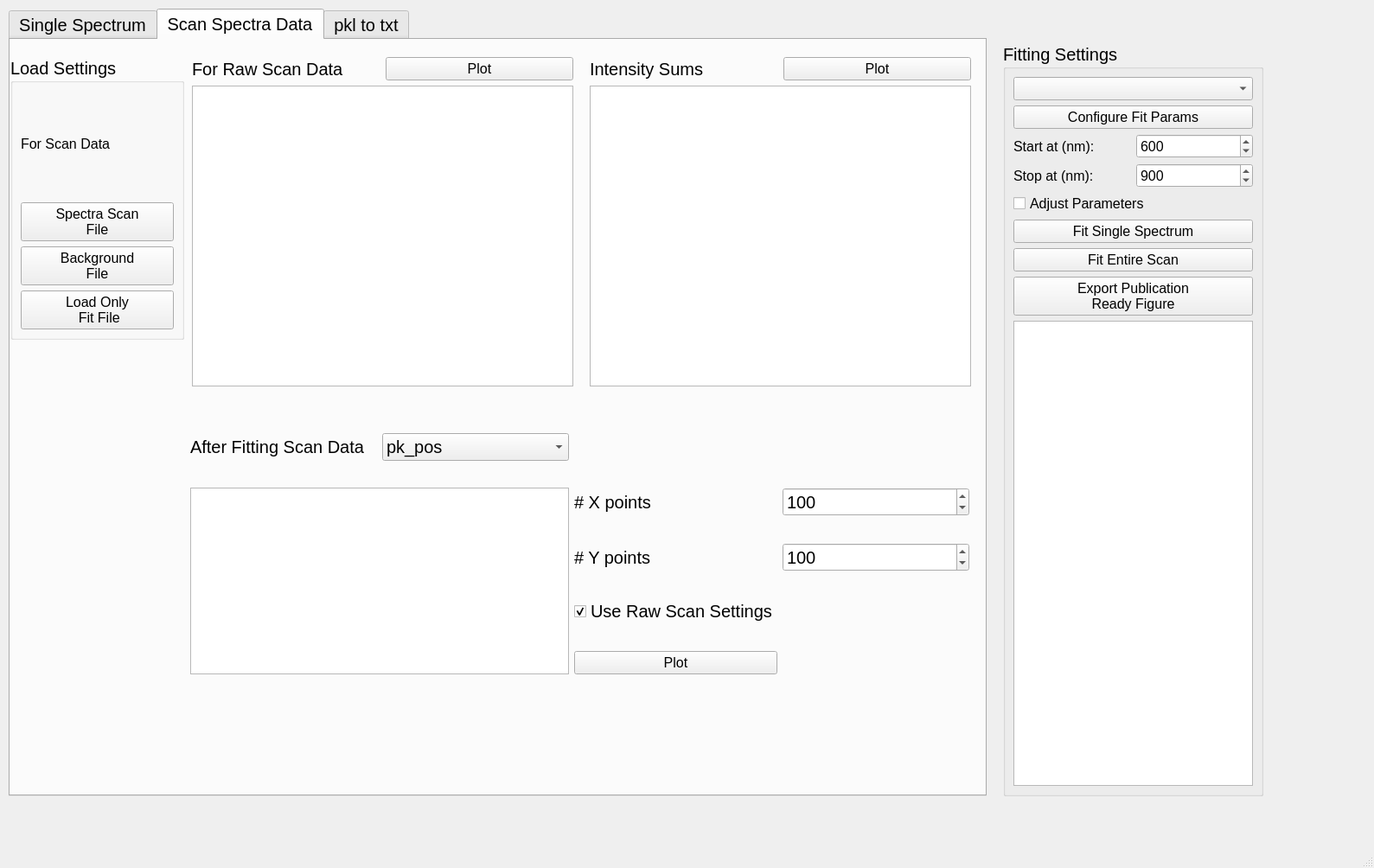
<?xml version="1.0" encoding="UTF-8"?>
<ui version="4.0">
 <class>MainWindow</class>
 <widget class="QMainWindow" name="MainWindow">
  <property name="geometry">
   <rect>
    <x>0</x>
    <y>0</y>
    <width>1589</width>
    <height>1004</height>
   </rect>
  </property>
  <property name="windowTitle">
   <string>MainWindow</string>
  </property>
  <widget class="QWidget" name="centralwidget">
   <widget class="QTabWidget" name="tabWidget">
    <property name="geometry">
     <rect>
      <x>10</x>
      <y>10</y>
      <width>1131</width>
      <height>911</height>
     </rect>
    </property>
    <property name="font">
     <font>
      <pointsize>15</pointsize>
     </font>
    </property>
    <property name="currentIndex">
     <number>1</number>
    </property>
    <property name="documentMode">
     <bool>false</bool>
    </property>
    <widget class="QWidget" name="Single_Spectrum">
     <attribute name="title">
      <string>Single Spectrum</string>
     </attribute>
     <widget class="QGroupBox" name="groupBox">
      <property name="geometry">
       <rect>
        <x>20</x>
        <y>20</y>
        <width>204</width>
        <height>431</height>
       </rect>
      </property>
      <property name="font">
       <font>
        <pointsize>15</pointsize>
       </font>
      </property>
      <property name="title">
       <string>Load Settings</string>
      </property>
      <layout class="QGridLayout" name="gridLayout">
       <item row="0" column="0">
        <widget class="QLabel" name="label_2">
         <property name="font">
          <font>
           <pointsize>12</pointsize>
          </font>
         </property>
         <property name="text">
          <string>For Single Spectrum</string>
         </property>
        </widget>
       </item>
       <item row="1" column="0">
        <widget class="QPushButton" name="importSpec_pushButton">
         <property name="font">
          <font>
           <pointsize>12</pointsize>
          </font>
         </property>
         <property name="text">
          <string>Spectrum 
File</string>
         </property>
        </widget>
       </item>
       <item row="2" column="0">
        <widget class="QPushButton" name="importBck_pushButton">
         <property name="font">
          <font>
           <pointsize>12</pointsize>
          </font>
         </property>
         <property name="text">
          <string>Background 
File</string>
         </property>
        </widget>
       </item>
       <item row="3" column="0">
        <widget class="QPushButton" name="importWLRef_pushButton">
         <property name="font">
          <font>
           <pointsize>12</pointsize>
          </font>
         </property>
         <property name="text">
          <string>White Light
Ref File</string>
         </property>
        </widget>
       </item>
       <item row="4" column="0">
        <widget class="QCheckBox" name="subtract_bck_checkBox">
         <property name="font">
          <font>
           <pointsize>12</pointsize>
          </font>
         </property>
         <property name="text">
          <string>Subtract Background</string>
         </property>
        </widget>
       </item>
       <item row="5" column="0">
        <widget class="QCheckBox" name="WLRef_checkBox">
         <property name="font">
          <font>
           <pointsize>12</pointsize>
          </font>
         </property>
         <property name="text">
          <string>Correct for White Light</string>
         </property>
        </widget>
       </item>
       <item row="6" column="0">
        <widget class="QCheckBox" name="norm_checkBox">
         <property name="font">
          <font>
           <pointsize>12</pointsize>
          </font>
         </property>
         <property name="text">
          <string>Normalize</string>
         </property>
        </widget>
       </item>
       <item row="7" column="0">
        <widget class="QPushButton" name="plot_pushButton">
         <property name="font">
          <font>
           <pointsize>12</pointsize>
           <weight>50</weight>
           <bold>false</bold>
          </font>
         </property>
         <property name="text">
          <string>Plot</string>
         </property>
        </widget>
       </item>
       <item row="8" column="0">
        <widget class="QCheckBox" name="clear_checkBox">
         <property name="font">
          <font>
           <pointsize>12</pointsize>
          </font>
         </property>
         <property name="text">
          <string>Clear Plots Everytime</string>
         </property>
         <property name="checked">
          <bool>true</bool>
         </property>
        </widget>
       </item>
       <item row="9" column="0">
        <widget class="QPushButton" name="clear_pushButton">
         <property name="font">
          <font>
           <pointsize>12</pointsize>
           <strikeout>false</strikeout>
          </font>
         </property>
         <property name="text">
          <string>Clear Plot</string>
         </property>
        </widget>
       </item>
      </layout>
     </widget>
     <widget class="PlotWidget" name="plot">
      <property name="geometry">
       <rect>
        <x>250</x>
        <y>50</y>
        <width>851</width>
        <height>401</height>
       </rect>
      </property>
     </widget>
     <widget class="QLabel" name="label_4">
      <property name="geometry">
       <rect>
        <x>250</x>
        <y>20</y>
        <width>178</width>
        <height>24</height>
       </rect>
      </property>
      <property name="font">
       <font>
        <pointsize>15</pointsize>
       </font>
      </property>
      <property name="text">
       <string>For Single Spectrum</string>
      </property>
     </widget>
    </widget>
    <widget class="QWidget" name="Scan_Data">
     <attribute name="title">
      <string>Scan Spectra Data</string>
     </attribute>
     <widget class="QGroupBox" name="groupBox_3">
      <property name="geometry">
       <rect>
        <x>0</x>
        <y>20</y>
        <width>201</width>
        <height>327</height>
       </rect>
      </property>
      <property name="font">
       <font>
        <pointsize>15</pointsize>
       </font>
      </property>
      <property name="title">
       <string>Load Settings</string>
      </property>
      <layout class="QVBoxLayout" name="verticalLayout">
       <item>
        <widget class="QLabel" name="label_3">
         <property name="font">
          <font>
           <pointsize>12</pointsize>
          </font>
         </property>
         <property name="text">
          <string>For Scan Data</string>
         </property>
        </widget>
       </item>
       <item>
        <widget class="QPushButton" name="load_spectra_scan_pushButton">
         <property name="font">
          <font>
           <pointsize>12</pointsize>
          </font>
         </property>
         <property name="text">
          <string>Spectra Scan 
File</string>
         </property>
        </widget>
       </item>
       <item>
        <widget class="QPushButton" name="load_bck_file_pushButton">
         <property name="font">
          <font>
           <pointsize>12</pointsize>
          </font>
         </property>
         <property name="text">
          <string>Background 
File</string>
         </property>
        </widget>
       </item>
       <item>
        <widget class="QPushButton" name="load_fitted_scan_pushButton">
         <property name="font">
          <font>
           <pointsize>12</pointsize>
          </font>
         </property>
         <property name="text">
          <string>Load Only
 Fit File</string>
         </property>
        </widget>
       </item>
      </layout>
     </widget>
     <widget class="QWidget" name="verticalLayoutWidget">
      <property name="geometry">
       <rect>
        <x>210</x>
        <y>20</y>
        <width>441</width>
        <height>381</height>
       </rect>
      </property>
      <layout class="QVBoxLayout" name="verticalLayout_2">
       <item>
        <layout class="QHBoxLayout" name="horizontalLayout">
         <item>
          <widget class="QLabel" name="label_5">
           <property name="font">
            <font>
             <pointsize>15</pointsize>
            </font>
           </property>
           <property name="text">
            <string>For Raw Scan Data</string>
           </property>
          </widget>
         </item>
         <item>
          <widget class="QPushButton" name="plot_raw_scan_pushButton">
           <property name="font">
            <font>
             <pointsize>12</pointsize>
            </font>
           </property>
           <property name="text">
            <string>Plot</string>
           </property>
          </widget>
         </item>
        </layout>
       </item>
       <item>
        <widget class="ImageView" name="raw_scan_viewbox"/>
       </item>
      </layout>
     </widget>
     <widget class="QWidget" name="verticalLayoutWidget_3">
      <property name="geometry">
       <rect>
        <x>670</x>
        <y>20</y>
        <width>441</width>
        <height>381</height>
       </rect>
      </property>
      <layout class="QVBoxLayout" name="verticalLayout_6">
       <item>
        <layout class="QHBoxLayout" name="horizontalLayout_5">
         <item>
          <widget class="QLabel" name="label_10">
           <property name="font">
            <font>
             <pointsize>15</pointsize>
            </font>
           </property>
           <property name="text">
            <string>Intensity Sums</string>
           </property>
          </widget>
         </item>
         <item>
          <widget class="QPushButton" name="plot_intensity_sums_pushButton">
           <property name="font">
            <font>
             <pointsize>12</pointsize>
            </font>
           </property>
           <property name="text">
            <string>Plot</string>
           </property>
          </widget>
         </item>
        </layout>
       </item>
       <item>
        <widget class="ImageView" name="intensity_sums_viewBox"/>
       </item>
      </layout>
     </widget>
     <widget class="QWidget" name="gridLayoutWidget">
      <property name="geometry">
       <rect>
        <x>208</x>
        <y>430</y>
        <width>901</width>
        <height>331</height>
       </rect>
      </property>
      <layout class="QGridLayout" name="gridLayout_2">
       <item row="3" column="2">
        <widget class="QLabel" name="label_6">
         <property name="text">
          <string># X points</string>
         </property>
        </widget>
       </item>
       <item row="0" column="1">
        <widget class="QComboBox" name="comboBox">
         <property name="font">
          <font>
           <pointsize>15</pointsize>
          </font>
         </property>
         <item>
          <property name="text">
           <string>pk_pos</string>
          </property>
         </item>
         <item>
          <property name="text">
           <string>fwhm</string>
          </property>
         </item>
         <item>
          <property name="text">
           <string>sigma</string>
          </property>
         </item>
         <item>
          <property name="text">
           <string>height</string>
          </property>
         </item>
        </widget>
       </item>
       <item row="3" column="3">
        <widget class="QSpinBox" name="num_x_spinBox">
         <property name="maximum">
          <number>2000</number>
         </property>
         <property name="value">
          <number>100</number>
         </property>
        </widget>
       </item>
       <item row="4" column="3">
        <widget class="QSpinBox" name="num_y_spinBox">
         <property name="maximum">
          <number>2000</number>
         </property>
         <property name="value">
          <number>100</number>
         </property>
        </widget>
       </item>
       <item row="4" column="2">
        <widget class="QLabel" name="label_7">
         <property name="text">
          <string># Y points</string>
         </property>
        </widget>
       </item>
       <item row="0" column="0">
        <widget class="QLabel" name="label">
         <property name="font">
          <font>
           <pointsize>15</pointsize>
          </font>
         </property>
         <property name="text">
          <string>After Fitting Scan Data</string>
         </property>
        </widget>
       </item>
       <item row="5" column="2">
        <widget class="QCheckBox" name="use_raw_scan_settings">
         <property name="text">
          <string>Use Raw Scan Settings</string>
         </property>
         <property name="checked">
          <bool>true</bool>
         </property>
        </widget>
       </item>
       <item row="3" column="0" rowspan="4" colspan="2">
        <widget class="ImageView" name="fit_scan_viewbox"/>
       </item>
       <item row="6" column="2">
        <widget class="QPushButton" name="plot_fit_scan_pushButton">
         <property name="font">
          <font>
           <pointsize>12</pointsize>
          </font>
         </property>
         <property name="text">
          <string>Plot</string>
         </property>
        </widget>
       </item>
      </layout>
     </widget>
    </widget>
    <widget class="QWidget" name="pkl_to_text">
     <attribute name="title">
      <string>pkl to txt</string>
     </attribute>
     <widget class="QGroupBox" name="groupBox_4">
      <property name="geometry">
       <rect>
        <x>10</x>
        <y>20</y>
        <width>281</width>
        <height>201</height>
       </rect>
      </property>
      <property name="title">
       <string>Convert</string>
      </property>
      <widget class="QPushButton" name="import_pkl_pushButton">
       <property name="geometry">
        <rect>
         <x>10</x>
         <y>40</y>
         <width>241</width>
         <height>31</height>
        </rect>
       </property>
       <property name="font">
        <font>
         <pointsize>12</pointsize>
        </font>
       </property>
       <property name="text">
        <string>Import .pkl file</string>
       </property>
      </widget>
      <widget class="QPushButton" name="data_txt_pushButton">
       <property name="geometry">
        <rect>
         <x>10</x>
         <y>90</y>
         <width>241</width>
         <height>31</height>
        </rect>
       </property>
       <property name="font">
        <font>
         <pointsize>12</pointsize>
        </font>
       </property>
       <property name="text">
        <string>Data to .txt</string>
       </property>
      </widget>
      <widget class="QPushButton" name="scan_params_txt_pushButton">
       <property name="geometry">
        <rect>
         <x>10</x>
         <y>140</y>
         <width>241</width>
         <height>34</height>
        </rect>
       </property>
       <property name="font">
        <font>
         <pointsize>12</pointsize>
        </font>
       </property>
       <property name="text">
        <string>Scan params to .txt</string>
       </property>
      </widget>
     </widget>
    </widget>
   </widget>
   <widget class="QWidget" name="verticalLayoutWidget_2">
    <property name="geometry">
     <rect>
      <x>1160</x>
      <y>50</y>
      <width>301</width>
      <height>871</height>
     </rect>
    </property>
    <layout class="QVBoxLayout" name="verticalLayout_4">
     <item>
      <widget class="QGroupBox" name="groupBox_2">
       <property name="font">
        <font>
         <pointsize>15</pointsize>
        </font>
       </property>
       <property name="title">
        <string>Fitting Settings</string>
       </property>
       <layout class="QGridLayout" name="gridLayout_3">
        <item row="3" column="1">
         <widget class="QSpinBox" name="stop_nm_spinBox">
          <property name="font">
           <font>
            <pointsize>12</pointsize>
           </font>
          </property>
          <property name="minimum">
           <number>300</number>
          </property>
          <property name="maximum">
           <number>1100</number>
          </property>
          <property name="value">
           <number>900</number>
          </property>
         </widget>
        </item>
        <item row="5" column="0" colspan="2">
         <widget class="QPushButton" name="fit_pushButton">
          <property name="font">
           <font>
            <pointsize>12</pointsize>
           </font>
          </property>
          <property name="text">
           <string>Fit Single Spectrum</string>
          </property>
         </widget>
        </item>
        <item row="4" column="0" colspan="2">
         <widget class="QCheckBox" name="adjust_param_checkBox">
          <property name="font">
           <font>
            <pointsize>12</pointsize>
           </font>
          </property>
          <property name="text">
           <string>Adjust Parameters</string>
          </property>
         </widget>
        </item>
        <item row="3" column="0">
         <widget class="QLabel" name="label_9">
          <property name="font">
           <font>
            <pointsize>12</pointsize>
           </font>
          </property>
          <property name="text">
           <string>Stop at (nm):</string>
          </property>
         </widget>
        </item>
        <item row="0" column="0" colspan="2">
         <widget class="QComboBox" name="fitFunc_comboBox">
          <property name="font">
           <font>
            <pointsize>12</pointsize>
           </font>
          </property>
         </widget>
        </item>
        <item row="1" column="0" colspan="2">
         <widget class="QPushButton" name="config_fit_params_pushButton">
          <property name="font">
           <font>
            <pointsize>12</pointsize>
           </font>
          </property>
          <property name="text">
           <string>Configure Fit Params</string>
          </property>
         </widget>
        </item>
        <item row="2" column="0">
         <widget class="QLabel" name="label_8">
          <property name="font">
           <font>
            <pointsize>12</pointsize>
           </font>
          </property>
          <property name="text">
           <string>Start at (nm):</string>
          </property>
         </widget>
        </item>
        <item row="2" column="1">
         <widget class="QSpinBox" name="start_nm_spinBox">
          <property name="font">
           <font>
            <pointsize>12</pointsize>
           </font>
          </property>
          <property name="minimum">
           <number>300</number>
          </property>
          <property name="maximum">
           <number>1100</number>
          </property>
          <property name="value">
           <number>600</number>
          </property>
         </widget>
        </item>
        <item row="7" column="0" colspan="2">
         <widget class="QPushButton" name="export_fig_pushButton">
          <property name="font">
           <font>
            <pointsize>12</pointsize>
           </font>
          </property>
          <property name="text">
           <string>Export Publication
Ready Figure</string>
          </property>
         </widget>
        </item>
        <item row="6" column="0" colspan="2">
         <widget class="QPushButton" name="fit_scan_pushButton">
          <property name="font">
           <font>
            <pointsize>12</pointsize>
           </font>
          </property>
          <property name="text">
           <string>Fit Entire Scan</string>
          </property>
         </widget>
        </item>
        <item row="8" column="0" colspan="2">
         <widget class="QTextBrowser" name="result_textBrowser">
          <property name="font">
           <font>
            <pointsize>10</pointsize>
           </font>
          </property>
         </widget>
        </item>
       </layout>
      </widget>
     </item>
    </layout>
   </widget>
  </widget>
  <widget class="QMenuBar" name="menubar">
   <property name="geometry">
    <rect>
     <x>0</x>
     <y>0</y>
     <width>1589</width>
     <height>31</height>
    </rect>
   </property>
  </widget>
  <widget class="QStatusBar" name="statusbar"/>
 </widget>
 <customwidgets>
  <customwidget>
   <class>PlotWidget</class>
   <extends>QGraphicsView</extends>
   <header>pyqtgraph</header>
  </customwidget>
  <customwidget>
   <class>ImageView</class>
   <extends>QGraphicsView</extends>
   <header>pyqtgraph</header>
  </customwidget>
 </customwidgets>
 <resources/>
 <connections/>
</ui>
